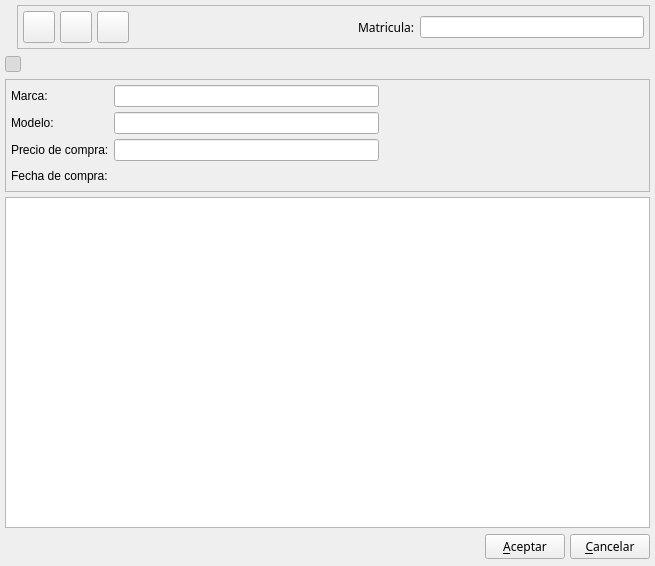
<ui version="4.0" >
 <author>Tomeu Borras</author>
 <comment></comment>
 <exportmacro></exportmacro>
 <class>VehiculoBase</class>
 <widget class="QWidget" name="VehiculoBase" >
  <property name="geometry" >
   <rect>
    <x>0</x>
    <y>0</y>
    <width>655</width>
    <height>566</height>
   </rect>
  </property>
  <property name="windowTitle" >
   <string>Nuevo vehiculo</string>
  </property>
  <property name="windowIcon" >
   <iconset resource="../../../bulmages.qrc" >:/Bulmafact32x32/images/pendientes/iconbulmafact.xpm</iconset>
  </property>
  <layout class="QVBoxLayout" >
   <property name="margin" >
    <number>5</number>
   </property>
   <property name="spacing" >
    <number>5</number>
   </property>
   <item>
    <layout class="QHBoxLayout" >
     <property name="margin" >
      <number>0</number>
     </property>
     <property name="spacing" >
      <number>5</number>
     </property>
     <item>
      <widget class="QLabel" name="pixmapLabel1" >
       <property name="pixmap" >
        <pixmap resource="../../../bulmages.qrc" >:/Bulmafact48x48/images/png/48x48/i_bulmages_boton_mas.48x48.png</pixmap>
       </property>
       <property name="scaledContents" >
        <bool>true</bool>
       </property>
      </widget>
     </item>
     <item>
      <widget class="QFrame" name="frame_2" >
       <property name="sizePolicy" >
        <sizepolicy>
         <hsizetype>5</hsizetype>
         <vsizetype>0</vsizetype>
         <horstretch>0</horstretch>
         <verstretch>0</verstretch>
        </sizepolicy>
       </property>
       <property name="frameShape" >
        <enum>QFrame::StyledPanel</enum>
       </property>
       <property name="frameShadow" >
        <enum>QFrame::Raised</enum>
       </property>
       <layout class="QHBoxLayout" >
        <property name="margin" >
         <number>5</number>
        </property>
        <property name="spacing" >
         <number>5</number>
        </property>
        <item>
         <widget class="QToolButton" name="mui_guardar" >
          <property name="minimumSize" >
           <size>
            <width>32</width>
            <height>32</height>
           </size>
          </property>
          <property name="maximumSize" >
           <size>
            <width>32</width>
            <height>32</height>
           </size>
          </property>
          <property name="toolTip" >
           <string>Guardar</string>
          </property>
          <property name="whatsThis" >
           <string>Guardar</string>
          </property>
          <property name="text" >
           <string/>
          </property>
          <property name="icon" >
           <iconset resource="../../../bulmages.qrc" >:/Genericos32x32/images/pendientes/i_save.xpm</iconset>
          </property>
          <property name="iconSize" >
           <size>
            <width>32</width>
            <height>32</height>
           </size>
          </property>
         </widget>
        </item>
        <item>
         <widget class="QToolButton" name="mui_borrar" >
          <property name="minimumSize" >
           <size>
            <width>32</width>
            <height>32</height>
           </size>
          </property>
          <property name="maximumSize" >
           <size>
            <width>32</width>
            <height>32</height>
           </size>
          </property>
          <property name="toolTip" >
           <string>Borrar</string>
          </property>
          <property name="whatsThis" >
           <string>Borrar</string>
          </property>
          <property name="text" >
           <string/>
          </property>
          <property name="icon" >
           <iconset resource="../../../bulmages.qrc" >:/Genericos32x32/images/pendientes/i_dele.png</iconset>
          </property>
          <property name="iconSize" >
           <size>
            <width>32</width>
            <height>32</height>
           </size>
          </property>
         </widget>
        </item>
        <item>
         <widget class="QToolButton" name="mui_imprimir" >
          <property name="minimumSize" >
           <size>
            <width>32</width>
            <height>32</height>
           </size>
          </property>
          <property name="maximumSize" >
           <size>
            <width>32</width>
            <height>32</height>
           </size>
          </property>
          <property name="toolTip" >
           <string>Imprimir</string>
          </property>
          <property name="whatsThis" >
           <string>Imprimir</string>
          </property>
          <property name="text" >
           <string/>
          </property>
          <property name="icon" >
           <iconset resource="../../../bulmages.qrc" >:/Genericos32x32/images/pendientes/i_filePrint.xpm</iconset>
          </property>
          <property name="iconSize" >
           <size>
            <width>32</width>
            <height>32</height>
           </size>
          </property>
         </widget>
        </item>
        <item>
         <spacer>
          <property name="orientation" >
           <enum>Qt::Horizontal</enum>
          </property>
          <property name="sizeType" >
           <enum>QSizePolicy::Expanding</enum>
          </property>
          <property name="sizeHint" >
           <size>
            <width>146</width>
            <height>21</height>
           </size>
          </property>
         </spacer>
        </item>
        <item>
         <widget class="QLabel" name="label5" >
          <property name="sizePolicy" >
           <sizepolicy>
            <hsizetype>1</hsizetype>
            <vsizetype>5</vsizetype>
            <horstretch>0</horstretch>
            <verstretch>0</verstretch>
           </sizepolicy>
          </property>
          <property name="font" >
           <font>
            <family>Sans Serif</family>
            <pointsize>9</pointsize>
            <weight>50</weight>
            <italic>false</italic>
            <bold>false</bold>
            <underline>false</underline>
            <strikeout>false</strikeout>
           </font>
          </property>
          <property name="text" >
           <string>Matricula:</string>
          </property>
         </widget>
        </item>
        <item>
         <widget class="BusquedaReferencia" name="mui_matriculavehiculo" />
        </item>
       </layout>
      </widget>
     </item>
    </layout>
   </item>
   <item>
    <layout class="QHBoxLayout" >
     <property name="margin" >
      <number>0</number>
     </property>
     <property name="spacing" >
      <number>5</number>
     </property>
     <item>
      <widget class="QToolButton" name="mui_detalles" >
       <property name="minimumSize" >
        <size>
         <width>16</width>
         <height>16</height>
        </size>
       </property>
       <property name="maximumSize" >
        <size>
         <width>16</width>
         <height>16</height>
        </size>
       </property>
       <property name="toolTip" >
        <string>Imprimir pedido</string>
       </property>
       <property name="whatsThis" >
        <string>Imprimir pedido</string>
       </property>
       <property name="text" >
        <string/>
       </property>
       <property name="icon" >
        <iconset/>
       </property>
       <property name="iconSize" >
        <size>
         <width>22</width>
         <height>22</height>
        </size>
       </property>
       <property name="checkable" >
        <bool>true</bool>
       </property>
       <property name="checked" >
        <bool>true</bool>
       </property>
      </widget>
     </item>
     <item>
      <spacer>
       <property name="orientation" >
        <enum>Qt::Horizontal</enum>
       </property>
       <property name="sizeHint" >
        <size>
         <width>40</width>
         <height>20</height>
        </size>
       </property>
      </spacer>
     </item>
    </layout>
   </item>
   <item>
    <widget class="QFrame" name="frame" >
     <property name="frameShape" >
      <enum>QFrame::StyledPanel</enum>
     </property>
     <property name="frameShadow" >
      <enum>QFrame::Raised</enum>
     </property>
     <layout class="QGridLayout" >
      <property name="margin" >
       <number>5</number>
      </property>
      <property name="spacing" >
       <number>5</number>
      </property>
      <item row="3" column="2" >
       <spacer>
        <property name="orientation" >
         <enum>Qt::Horizontal</enum>
        </property>
        <property name="sizeHint" >
         <size>
          <width>40</width>
          <height>20</height>
         </size>
        </property>
       </spacer>
      </item>
      <item row="2" column="2" >
       <spacer>
        <property name="orientation" >
         <enum>Qt::Horizontal</enum>
        </property>
        <property name="sizeHint" >
         <size>
          <width>40</width>
          <height>20</height>
         </size>
        </property>
       </spacer>
      </item>
      <item row="1" column="2" >
       <spacer>
        <property name="orientation" >
         <enum>Qt::Horizontal</enum>
        </property>
        <property name="sizeHint" >
         <size>
          <width>40</width>
          <height>20</height>
         </size>
        </property>
       </spacer>
      </item>
      <item row="0" column="2" >
       <spacer>
        <property name="orientation" >
         <enum>Qt::Horizontal</enum>
        </property>
        <property name="sizeHint" >
         <size>
          <width>40</width>
          <height>20</height>
         </size>
        </property>
       </spacer>
      </item>
      <item row="3" column="1" >
       <widget class="BusquedaFecha" name="mui_fechacompravehiculo" />
      </item>
      <item row="2" column="1" >
       <widget class="QLineEdit" name="mui_preciovehiculo" />
      </item>
      <item row="1" column="1" >
       <widget class="QLineEdit" name="mui_modelovehiculo" />
      </item>
      <item row="0" column="1" >
       <widget class="QLineEdit" name="mui_marcavehiculo" />
      </item>
      <item row="0" column="0" >
       <widget class="QLabel" name="label" >
        <property name="text" >
         <string>Marca:</string>
        </property>
       </widget>
      </item>
      <item row="2" column="0" >
       <widget class="QLabel" name="label_3" >
        <property name="text" >
         <string>Precio de compra:</string>
        </property>
       </widget>
      </item>
      <item row="1" column="0" >
       <widget class="QLabel" name="label_2" >
        <property name="text" >
         <string>Modelo:</string>
        </property>
       </widget>
      </item>
      <item row="3" column="0" >
       <widget class="QLabel" name="label_4" >
        <property name="text" >
         <string>Fecha de compra:</string>
        </property>
       </widget>
      </item>
     </layout>
    </widget>
   </item>
   <item>
    <widget class="SubForm2Bf" name="mui_listadomantvehiculo" />
   </item>
   <item>
    <layout class="QHBoxLayout" >
     <property name="margin" >
      <number>0</number>
     </property>
     <property name="spacing" >
      <number>5</number>
     </property>
     <item>
      <spacer>
       <property name="orientation" >
        <enum>Qt::Horizontal</enum>
       </property>
       <property name="sizeHint" >
        <size>
         <width>419</width>
         <height>28</height>
        </size>
       </property>
      </spacer>
     </item>
     <item>
      <widget class="QPushButton" name="mui_aceptar" >
       <property name="font" >
        <font>
         <family>Sans Serif</family>
         <pointsize>9</pointsize>
         <weight>50</weight>
         <italic>false</italic>
         <bold>false</bold>
         <underline>false</underline>
         <strikeout>false</strikeout>
        </font>
       </property>
       <property name="text" >
        <string>&amp;Aceptar</string>
       </property>
      </widget>
     </item>
     <item>
      <widget class="QPushButton" name="mui_cancelar" >
       <property name="font" >
        <font>
         <family>Sans Serif</family>
         <pointsize>9</pointsize>
         <weight>50</weight>
         <italic>false</italic>
         <bold>false</bold>
         <underline>false</underline>
         <strikeout>false</strikeout>
        </font>
       </property>
       <property name="text" >
        <string>&amp;Cancelar</string>
       </property>
      </widget>
     </item>
    </layout>
   </item>
  </layout>
 </widget>
 <layoutdefault spacing="2" margin="2" />
 <pixmapfunction></pixmapfunction>
 <customwidgets>
  <customwidget>
   <class>SubForm2Bf</class>
   <extends>QTableWidget</extends>
   <header>subform2bf.h</header>
   <container>0</container>
   <pixmap></pixmap>
  </customwidget>
  <customwidget>
   <class>BusquedaFecha</class>
   <extends>QWidget</extends>
   <header>busquedafecha.h</header>
   <container>1</container>
   <pixmap></pixmap>
  </customwidget>
  <customwidget>
   <class>BusquedaReferencia</class>
   <extends>QLineEdit</extends>
   <header>busquedareferencia.h</header>
   <container>0</container>
   <pixmap></pixmap>
  </customwidget>
 </customwidgets>
 <resources>
  <include location="../../bulmages.qrc" />
  <include location="../../../bulmages.qrc" />
 </resources>
 <connections>
  <connection>
   <sender>mui_detalles</sender>
   <signal>toggled(bool)</signal>
   <receiver>frame</receiver>
   <slot>setShown(bool)</slot>
   <hints>
    <hint type="sourcelabel" >
     <x>25</x>
     <y>85</y>
    </hint>
    <hint type="destinationlabel" >
     <x>85</x>
     <y>99</y>
    </hint>
   </hints>
  </connection>
 </connections>
</ui>
